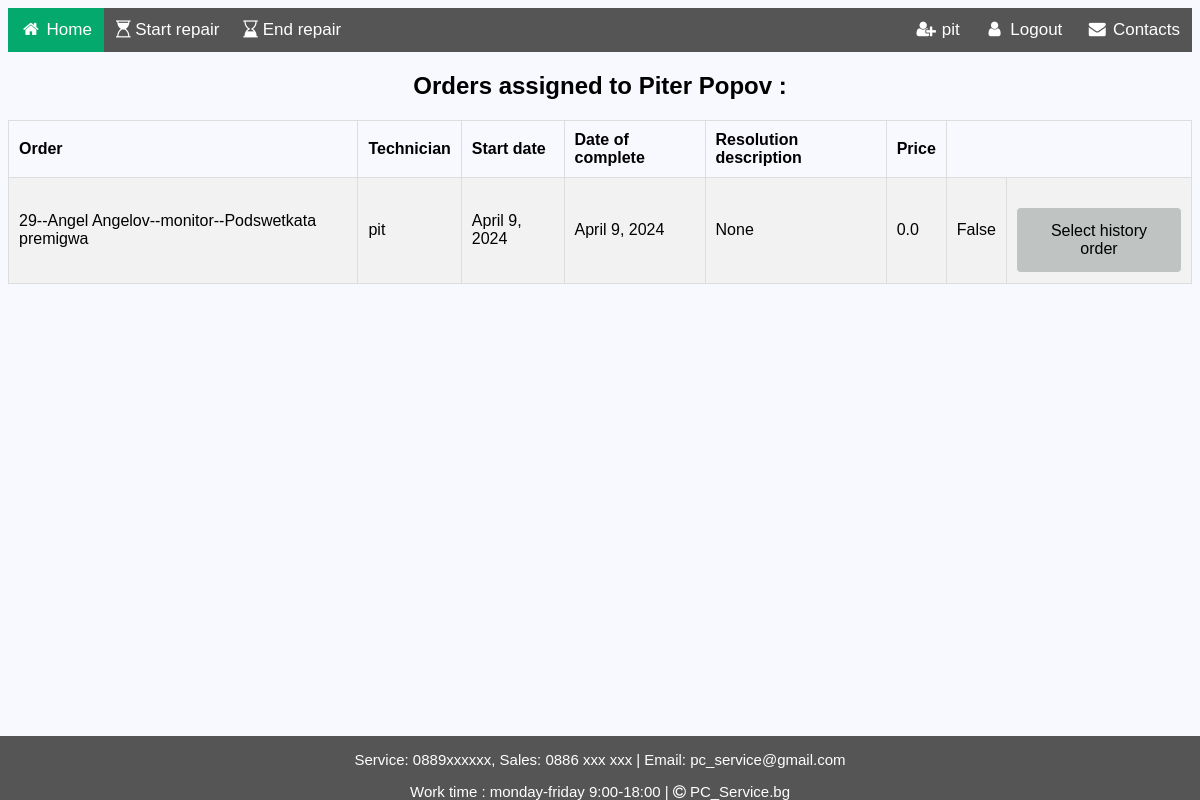
/reception/repairs-in-progress/ (signed in), run on an earlier commit of the app's database.
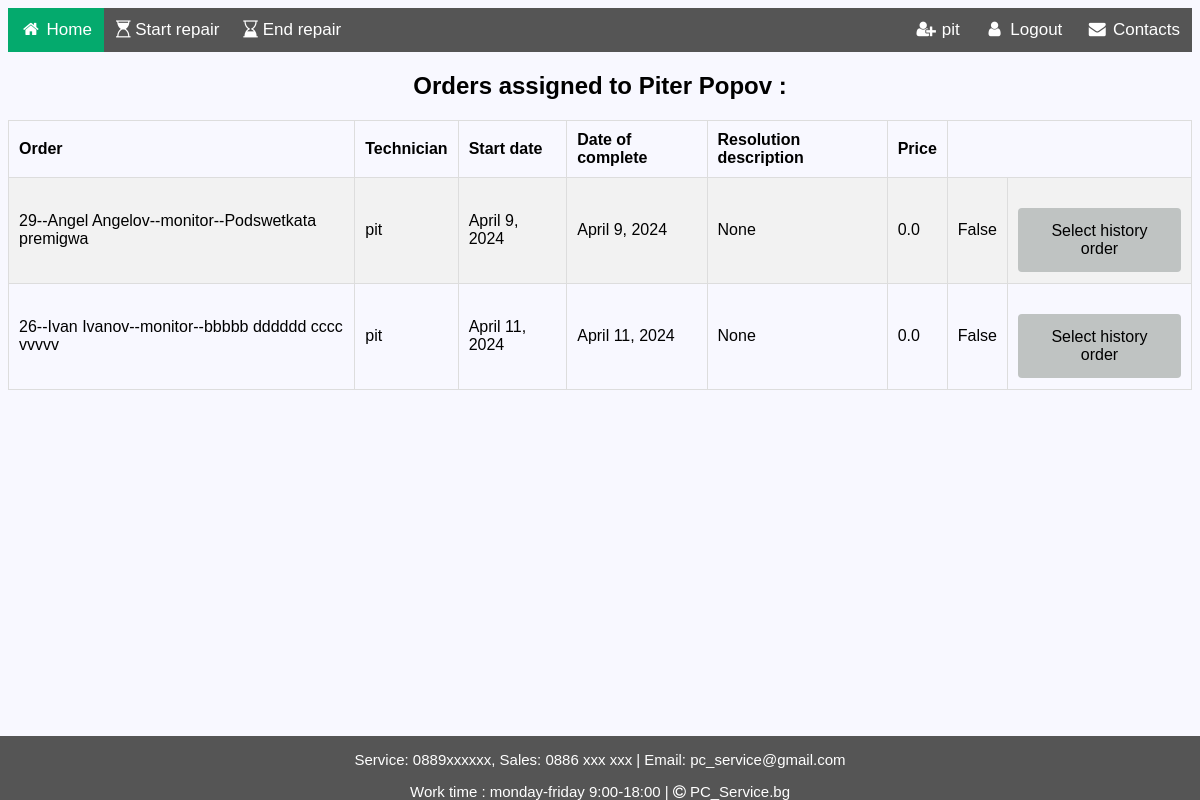
And on a later commit of the database.
### sm_system/reception/models.py (models this page shows, shortened)
class OrdersHistory(models.Model):
    order = models.ForeignKey(ServiceOrder, on_delete=models.DO_NOTHING)
    technician = models.ForeignKey(SmsUser, on_delete=models.DO_NOTHING, null=True, blank=True)
    start_date = models.DateField(
        default=date.today,
        null=False,
        blank=False,
    )
    date_of_complete = models.DateField(
        default=date.today,
        null=True,
        blank=True,
    )
    resolution_description = models.TextField(
        default=None,
        null=True,
        blank=True,
    )
    price = models.FloatField(
        default=0.00,
        null=False,
        blank=False,
    )
    completed = models.BooleanField(
        default=False
    )

class ServiceOrder(models.Model):
    ORDER_STATUS = (
        ('open', 'Open'),
        ('in_progress', 'In progress'),
        ('completed', 'Completed'),
        ('closed', 'Closed')
    )
    DEVICE_TYPE = (
        ('computer', 'Computer'),
        ('laptop', 'Laptop'),
        ('monitor', 'Monitor'),
        ('printer', 'Printer')
    )
    SK_MAX_LEN = 20
    DEVICE_TYPE_MAX_LEN = 20
    DEVICE_DATA_MAX_LEN = 200
    PRICE_MAX_LENGTH = 10
    ISSUE_MAX_LEN = 300
    RESOLUTION_MAX_LEN = 300
    STATUS_MAX_LEN = 20
    so_id = models.CharField(
        max_length=SK_MAX_LEN,
        unique=True,
        default=generate_unique_id,
        editable=False,
    )
    accept_date = models.DateField(
        blank=False,
        null=False,
        default=date.today,
    )
    close_date = models.DateField(
        blank=True,
        null=True,
        default=date.today
    )
    client = models.ForeignKey(Client, on_delete=models.DO_NOTHING, null=False, blank=False, default=last_client())
    technician = models.ForeignKey(SmsUser, on_delete=models.DO_NOTHING, null=True, blank=True)
    device_type = models.CharField(
        max_length=DEVICE_TYPE_MAX_LEN,
        choices=DEVICE_TYPE,
        null=False,
        blank=False,
    )
    device_data = models.CharField(
        max_length=DEVICE_DATA_MAX_LEN,
        null=False,
        blank=False,
    )
    issue_description = models.TextField(
        max_length=ISSUE_MAX_LEN,
    )
    status = models.CharField(
        max_length=STATUS_MAX_LEN,
        choices=ORDER_STATUS,
        default='Open',
    )
    class Meta:
        ordering = ('-pk',)
    def __str__(self):
        return f'{self.id}--{self.client}--{self.device_type}--{self.issue_description}'

### sm_system/clients/models.py (models this page shows)
class Client(models.Model):
    use_in_migration = True
    FIRST_NAME_MIN_LEN = 2
    FIRST_NAME_MAX_LEN = 30
    LAST_NAME_MIN_LEN = 2
    LAST_NAME_MAX_LEN = 30
    PHONE_MAX_LENGTH = 12
    PHONE_MIN_LENGTH = 9
    email = models.EmailField(
        unique=True,
        validators={validators.EmailValidator},
        blank=True,
        null=True
    )
    first_name = models.CharField(
        max_length=FIRST_NAME_MAX_LEN,
        validators=(
            validators.MinLengthValidator(FIRST_NAME_MIN_LEN),
            is_letter_validator,
            first_char_capital_validator,
        ),
        blank=False,
        null=False,
    )
    last_name = models.CharField(
        max_length=LAST_NAME_MAX_LEN,
        validators=(
            validators.MinLengthValidator(LAST_NAME_MIN_LEN),
            is_letter_validator,
            first_char_capital_validator,
        ),
        blank=False,
        null=False,
    )
    phone_number = models.CharField(
        max_length=PHONE_MAX_LENGTH,
        validators=(
            validators.MinLengthValidator(PHONE_MIN_LENGTH),
            phone_validator,
        ),
        blank=False,
        null=False,
    )
    def __str__(self):
        return f'{self.first_name} {self.last_name}'
    class Meta:
        ordering = ('-pk',)

### sm_system/accounts/models.py (models this page shows, shortened)
class SmsUser(auth_models.AbstractUser):
    FIRST_NAME_MIN_LEN = 2
    FIRST_NAME_MAX_LEN = 30
    LAST_NAME_MIN_LEN = 2
    LAST_NAME_MAX_LEN = 30
    PHONE_MAX_LENGTH = 12
    PHONE_MIN_LENGTH = 9
    email = models.EmailField(
        unique=True,
        validators={validators.EmailValidator},
        blank=False,
        null=False
    )
    first_name = models.CharField(
        max_length=FIRST_NAME_MAX_LEN,
        validators=(
            validators.MinLengthValidator(FIRST_NAME_MIN_LEN),
            is_letter_validator,
            first_char_capital_validator,
        ),
        blank=False,
        null=False,
    )
    last_name = models.CharField(
        max_length=LAST_NAME_MAX_LEN,
        validators=(
            validators.MinLengthValidator(LAST_NAME_MIN_LEN),
            is_letter_validator,
            first_char_capital_validator,
        ),
        blank=False,
        null=False,
    )
    phone_number = models.CharField(
        max_length=PHONE_MAX_LENGTH,
        unique=True,
        validators=(
            validators.MinLengthValidator(PHONE_MIN_LENGTH),
            phone_validator,
        ),
        blank=False,
        null=False,
    )
    user_type = models.CharField(
        choices=Type.choices(),
        max_length=Type.max_len(),
        blank=True,
        null=True
    )
    profile_picture = models.URLField(
        null=True,
        blank=True,
        validators=(
            validate_file_size,
        ),
    )
    class Meta:
        ordering = ('pk',)

### sm_system/reception/views.py (the view)
# urls.py: path('repairs-in-progress/', RepairsInProgressView.as_view(), name='repairs_in_progress'),
class RepairsInProgressView(ListView):
    model = OrdersHistory
    template_name = 'reception/select_history.html'
    success_url = reverse_lazy('orders_list')
    def get_queryset(self):
        current_user_pk = self.request.user.pk
        return super().get_queryset().filter(technician=current_user_pk, resolution_description=None)

### templates/reception/select_history.html
{% extends 'home_page.html' %}
{% load static %}
{% block content %}
<div class="info div "  >
    <h2 class="headers">Orders assigned to {{ request.user.get_full_name }} :</h2>
    <table class="table" style="width: 100%">
        <tr >
            <th>Order</th>
            <th>Technician</th>
            <th>Start date</th>
            <th>Date of complete</th>
            <th>Resolution description</th>
            <th>Price</th>
        </tr>
        {% for order in object_list %}
        <tr>
            <td>{{ order.order }}</td>
            <td>{{ order.technician }}</td>
            <td>{{ order.start_date }}</td>
            <td>{{ order.date_of_complete }}</td>
            <td>{{ order.resolution_description }}</td>
            <td>{{ order.price }}</td>
            <td>{{ order.completed }}</td>
            <td><a class="edit-button" href="{% url 'end_repair' pk=order.pk %}" >Select history order</a></td>
        </tr>
        {% empty %}
            <h2 class="center" >No records !</h2>
        {% endfor %}
    </table>
</div>
{% endblock %}

What changed in the data, as far as the page shows it:
added OrdersHistory: order "26--Ivan Ivanov--monitor--bbbbb dddddd cccc vvvvv", technician "pit", start_date "April 11, 2024", date_of_complete "April 11, 2024", resolution_description "None", price "0.0", completed "False"
